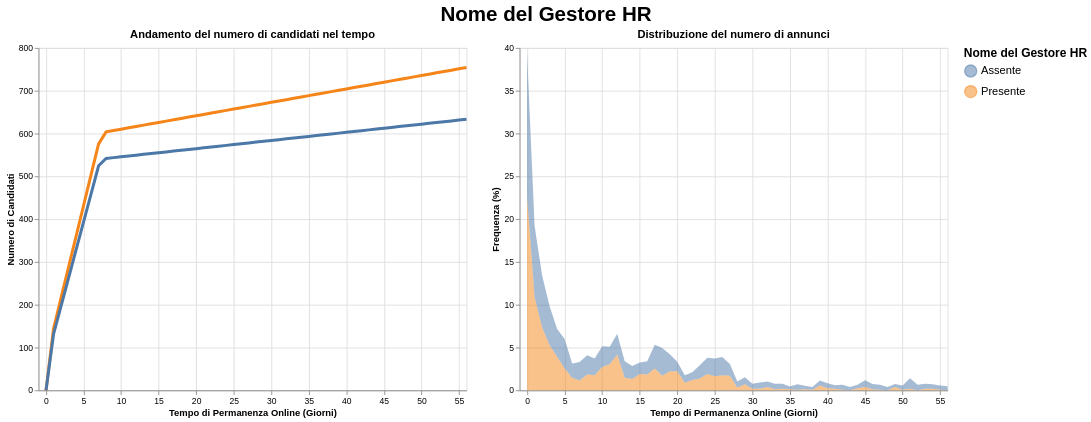

Write a Vega-Lite specification for this figure.
### Vega-Lite specification from a JSON file in a GitHub repository (floating-point values rounded to 4 significant figures)
{"$schema": "https://vega.github.io/schema/vega-lite/v5.17.0.json", "config": {"view": {"continuousHeight": 300, "continuousWidth": 300}}, "datasets": {"data-9159944c3ddd3d6ff04072599051eaaf": [{"Frequenza": 22.59, "Giorni": 0, "Tipo": "Presente"}, {"Frequenza": 10.91, "Giorni": 1, "Tipo": "Presente"}, {"Frequenza": 7.36, "Giorni": 2, "Tipo": "Presente"}, {"Frequenza": 5.266, "Giorni": 3, "Tipo": "Presente"}, {"Frequenza": 3.934, "Giorni": 4, "Tipo": "Presente"}, {"Frequenza": 2.538, "Giorni": 5, "Tipo": "Presente"}, {"Frequenza": 1.459, "Giorni": 6, "Tipo": "Presente"}, {"Frequenza": 1.142, "Giorni": 7, "Tipo": "Presente"}, {"Frequenza": 1.84, "Giorni": 8, "Tipo": "Presente"}, {"Frequenza": 1.777, "Giorni": 9, "Tipo": "Presente"}, {"Frequenza": 2.728, "Giorni": 10, "Tipo": "Presente"}, {"Frequenza": 3.046, "Giorni": 11, "Tipo": "Presente"}, {"Frequenza": 4.188, "Giorni": 12, "Tipo": "Presente"}, {"Frequenza": 1.459, "Giorni": 13, "Tipo": "Presente"}, {"Frequenza": 1.332, "Giorni": 14, "Tipo": "Presente"}, {"Frequenza": 1.904, "Giorni": 15, "Tipo": "Presente"}, {"Frequenza": 1.84, "Giorni": 16, "Tipo": "Presente"}, {"Frequenza": 2.538, "Giorni": 17, "Tipo": "Presente"}, {"Frequenza": 1.713, "Giorni": 18, "Tipo": "Presente"}, {"Frequenza": 2.221, "Giorni": 19, "Tipo": "Presente"}, {"Frequenza": 2.221, "Giorni": 20, "Tipo": "Presente"}, {"Frequenza": 0.8883, "Giorni": 21, "Tipo": "Presente"}, {"Frequenza": 1.206, "Giorni": 22, "Tipo": "Presente"}, {"Frequenza": 1.396, "Giorni": 23, "Tipo": "Presente"}, {"Frequenza": 1.904, "Giorni": 24, "Tipo": "Presente"}, {"Frequenza": 1.65, "Giorni": 25, "Tipo": "Presente"}, {"Frequenza": 1.777, "Giorni": 26, "Tipo": "Presente"}, {"Frequenza": 1.713, "Giorni": 27, "Tipo": "Presente"}, {"Frequenza": 0.3173, "Giorni": 28, "Tipo": "Presente"}, {"Frequenza": 0.698, "Giorni": 29, "Tipo": "Presente"}, {"Frequenza": 0.1904, "Giorni": 30, "Tipo": "Presente"}, {"Frequenza": 0.1904, "Giorni": 31, "Tipo": "Presente"}, {"Frequenza": 0.3807, "Giorni": 32, "Tipo": "Presente"}, {"Frequenza": 0.1269, "Giorni": 33, "Tipo": "Presente"}, {"Frequenza": 0.1904, "Giorni": 34, "Tipo": "Presente"}, {"Frequenza": 0.1269, "Giorni": 35, "Tipo": "Presente"}, {"Frequenza": 0.06345, "Giorni": 36, "Tipo": "Presente"}, {"Frequenza": 0.1269, "Giorni": 37, "Tipo": "Presente"}, {"Frequenza": 0.06345, "Giorni": 38, "Tipo": "Presente"}, {"Frequenza": 0.5711, "Giorni": 39, "Tipo": "Presente"}, {"Frequenza": 0.2538, "Giorni": 40, "Tipo": "Presente"}, {"Frequenza": 0.1904, "Giorni": 41, "Tipo": "Presente"}, {"Frequenza": 0.06345, "Giorni": 42, "Tipo": "Presente"}, {"Frequenza": 0.0, "Giorni": 43, "Tipo": "Presente"}, {"Frequenza": 0.2538, "Giorni": 44, "Tipo": "Presente"}, {"Frequenza": 0.3807, "Giorni": 45, "Tipo": "Presente"}, {"Frequenza": 0.1269, "Giorni": 46, "Tipo": "Presente"}, {"Frequenza": 0.06345, "Giorni": 47, "Tipo": "Presente"}, {"Frequenza": 0.0, "Giorni": 48, "Tipo": "Presente"}, {"Frequenza": 0.3807, "Giorni": 49, "Tipo": "Presente"}, {"Frequenza": 0.06345, "Giorni": 50, "Tipo": "Presente"}, {"Frequenza": 0.1904, "Giorni": 51, "Tipo": "Presente"}, {"Frequenza": 0.0, "Giorni": 52, "Tipo": "Presente"}, {"Frequenza": 0.1904, "Giorni": 53, "Tipo": "Presente"}, {"Frequenza": 0.1904, "Giorni": 54, "Tipo": "Presente"}, {"Frequenza": 0.06345, "Giorni": 55, "Tipo": "Presente"}, {"Frequenza": 0.0, "Giorni": 56, "Tipo": "Presente"}, {"Frequenza": 16.69, "Giorni": 0, "Tipo": "Assente"}, {"Frequenza": 8.288, "Giorni": 1, "Tipo": "Assente"}, {"Frequenza": 6.046, "Giorni": 2, "Tipo": "Assente"}, {"Frequenza": 4.57, "Giorni": 3, "Tipo": "Assente"}, {"Frequenza": 3.236, "Giorni": 4, "Tipo": "Assente"}, {"Frequenza": 3.463, "Giorni": 5, "Tipo": "Assente"}, {"Frequenza": 1.675, "Giorni": 6, "Tipo": "Assente"}, {"Frequenza": 2.157, "Giorni": 7, "Tipo": "Assente"}, {"Frequenza": 2.271, "Giorni": 8, "Tipo": "Assente"}, {"Frequenza": 1.93, "Giorni": 9, "Tipo": "Assente"}, {"Frequenza": 2.413, "Giorni": 10, "Tipo": "Assente"}, {"Frequenza": 2.044, "Giorni": 11, "Tipo": "Assente"}, {"Frequenza": 2.413, "Giorni": 12, "Tipo": "Assente"}, {"Frequenza": 1.93, "Giorni": 13, "Tipo": "Assente"}, {"Frequenza": 1.504, "Giorni": 14, "Tipo": "Assente"}, {"Frequenza": 1.334, "Giorni": 15, "Tipo": "Assente"}, {"Frequenza": 1.561, "Giorni": 16, "Tipo": "Assente"}, {"Frequenza": 2.782, "Giorni": 17, "Tipo": "Assente"}, {"Frequenza": 3.236, "Giorni": 18, "Tipo": "Assente"}, {"Frequenza": 1.987, "Giorni": 19, "Tipo": "Assente"}, {"Frequenza": 1.107, "Giorni": 20, "Tipo": "Assente"}, {"Frequenza": 0.8799, "Giorni": 21, "Tipo": "Assente"}, {"Frequenza": 0.9083, "Giorni": 22, "Tipo": "Assente"}, {"Frequenza": 1.533, "Giorni": 23, "Tipo": "Assente"}, {"Frequenza": 1.902, "Giorni": 24, "Tipo": "Assente"}, {"Frequenza": 2.072, "Giorni": 25, "Tipo": "Assente"}, {"Frequenza": 2.129, "Giorni": 26, "Tipo": "Assente"}, {"Frequenza": 1.362, "Giorni": 27, "Tipo": "Assente"}, {"Frequenza": 0.7096, "Giorni": 28, "Tipo": "Assente"}, {"Frequenza": 0.8232, "Giorni": 29, "Tipo": "Assente"}, {"Frequenza": 0.5677, "Giorni": 30, "Tipo": "Assente"}, {"Frequenza": 0.738, "Giorni": 31, "Tipo": "Assente"}, {"Frequenza": 0.6529, "Giorni": 32, "Tipo": "Assente"}, {"Frequenza": 0.6529, "Giorni": 33, "Tipo": "Assente"}, {"Frequenza": 0.5677, "Giorni": 34, "Tipo": "Assente"}, {"Frequenza": 0.3122, "Giorni": 35, "Tipo": "Assente"}, {"Frequenza": 0.6529, "Giorni": 36, "Tipo": "Assente"}, {"Frequenza": 0.3974, "Giorni": 37, "Tipo": "Assente"}, {"Frequenza": 0.3406, "Giorni": 38, "Tipo": "Assente"}, {"Frequenza": 0.5677, "Giorni": 39, "Tipo": "Assente"}, {"Frequenza": 0.5677, "Giorni": 40, "Tipo": "Assente"}, {"Frequenza": 0.3974, "Giorni": 41, "Tipo": "Assente"}, {"Frequenza": 0.5961, "Giorni": 42, "Tipo": "Assente"}, {"Frequenza": 0.3974, "Giorni": 43, "Tipo": "Assente"}, {"Frequenza": 0.3974, "Giorni": 44, "Tipo": "Assente"}, {"Frequenza": 0.7948, "Giorni": 45, "Tipo": "Assente"}, {"Frequenza": 0.6245, "Giorni": 46, "Tipo": "Assente"}, {"Frequenza": 0.5961, "Giorni": 47, "Tipo": "Assente"}, {"Frequenza": 0.3974, "Giorni": 48, "Tipo": "Assente"}, {"Frequenza": 0.369, "Giorni": 49, "Tipo": "Assente"}, {"Frequenza": 0.5109, "Giorni": 50, "Tipo": "Assente"}, {"Frequenza": 1.221, "Giorni": 51, "Tipo": "Assente"}, {"Frequenza": 0.6529, "Giorni": 52, "Tipo": "Assente"}, {"Frequenza": 0.5677, "Giorni": 53, "Tipo": "Assente"}, {"Frequenza": 0.5109, "Giorni": 54, "Tipo": "Assente"}, {"Frequenza": 0.5109, "Giorni": 55, "Tipo": "Assente"}, {"Frequenza": 0.4825, "Giorni": 56, "Tipo": "Assente"}], "data-ab5d670b305b998ac6b0a51b69252977": [{"Crescita": 0.0, "Giorni": 0, "Tipo": "Presente"}, {"Crescita": 143.9, "Giorni": 1, "Tipo": "Presente"}, {"Crescita": 215.9, "Giorni": 2, "Tipo": "Presente"}, {"Crescita": 287.9, "Giorni": 3, "Tipo": "Presente"}, {"Crescita": 359.9, "Giorni": 4, "Tipo": "Presente"}, {"Crescita": 431.8, "Giorni": 5, "Tipo": "Presente"}, {"Crescita": 503.8, "Giorni": 6, "Tipo": "Presente"}, {"Crescita": 575.8, "Giorni": 7, "Tipo": "Presente"}, {"Crescita": 604.0, "Giorni": 8, "Tipo": "Presente"}, {"Crescita": 607.1, "Giorni": 9, "Tipo": "Presente"}, {"Crescita": 610.2, "Giorni": 10, "Tipo": "Presente"}, {"Crescita": 613.4, "Giorni": 11, "Tipo": "Presente"}, {"Crescita": 616.5, "Giorni": 12, "Tipo": "Presente"}, {"Crescita": 619.6, "Giorni": 13, "Tipo": "Presente"}, {"Crescita": 622.8, "Giorni": 14, "Tipo": "Presente"}, {"Crescita": 625.9, "Giorni": 15, "Tipo": "Presente"}, {"Crescita": 629.0, "Giorni": 16, "Tipo": "Presente"}, {"Crescita": 632.2, "Giorni": 17, "Tipo": "Presente"}, {"Crescita": 635.3, "Giorni": 18, "Tipo": "Presente"}, {"Crescita": 638.4, "Giorni": 19, "Tipo": "Presente"}, {"Crescita": 641.6, "Giorni": 20, "Tipo": "Presente"}, {"Crescita": 644.7, "Giorni": 21, "Tipo": "Presente"}, {"Crescita": 647.8, "Giorni": 22, "Tipo": "Presente"}, {"Crescita": 651.0, "Giorni": 23, "Tipo": "Presente"}, {"Crescita": 654.1, "Giorni": 24, "Tipo": "Presente"}, {"Crescita": 657.2, "Giorni": 25, "Tipo": "Presente"}, {"Crescita": 660.4, "Giorni": 26, "Tipo": "Presente"}, {"Crescita": 663.5, "Giorni": 27, "Tipo": "Presente"}, {"Crescita": 666.6, "Giorni": 28, "Tipo": "Presente"}, {"Crescita": 669.8, "Giorni": 29, "Tipo": "Presente"}, {"Crescita": 672.9, "Giorni": 30, "Tipo": "Presente"}, {"Crescita": 676.0, "Giorni": 31, "Tipo": "Presente"}, {"Crescita": 679.2, "Giorni": 32, "Tipo": "Presente"}, {"Crescita": 682.3, "Giorni": 33, "Tipo": "Presente"}, {"Crescita": 685.4, "Giorni": 34, "Tipo": "Presente"}, {"Crescita": 688.6, "Giorni": 35, "Tipo": "Presente"}, {"Crescita": 691.7, "Giorni": 36, "Tipo": "Presente"}, {"Crescita": 694.8, "Giorni": 37, "Tipo": "Presente"}, {"Crescita": 697.9, "Giorni": 38, "Tipo": "Presente"}, {"Crescita": 701.1, "Giorni": 39, "Tipo": "Presente"}, {"Crescita": 704.2, "Giorni": 40, "Tipo": "Presente"}, {"Crescita": 707.3, "Giorni": 41, "Tipo": "Presente"}, {"Crescita": 710.5, "Giorni": 42, "Tipo": "Presente"}, {"Crescita": 713.6, "Giorni": 43, "Tipo": "Presente"}, {"Crescita": 716.7, "Giorni": 44, "Tipo": "Presente"}, {"Crescita": 719.9, "Giorni": 45, "Tipo": "Presente"}, {"Crescita": 723.0, "Giorni": 46, "Tipo": "Presente"}, {"Crescita": 726.1, "Giorni": 47, "Tipo": "Presente"}, {"Crescita": 729.3, "Giorni": 48, "Tipo": "Presente"}, {"Crescita": 732.4, "Giorni": 49, "Tipo": "Presente"}, {"Crescita": 735.5, "Giorni": 50, "Tipo": "Presente"}, {"Crescita": 738.7, "Giorni": 51, "Tipo": "Presente"}, {"Crescita": 741.8, "Giorni": 52, "Tipo": "Presente"}, {"Crescita": 744.9, "Giorni": 53, "Tipo": "Presente"}, {"Crescita": 748.1, "Giorni": 54, "Tipo": "Presente"}, {"Crescita": 751.2, "Giorni": 55, "Tipo": "Presente"}, {"Crescita": 754.3, "Giorni": 56, "Tipo": "Presente"}, {"Crescita": 0.0, "Giorni": 0, "Tipo": "Assente"}, {"Crescita": 131.2, "Giorni": 1, "Tipo": "Assente"}, {"Crescita": 196.8, "Giorni": 2, "Tipo": "Assente"}, {"Crescita": 262.3, "Giorni": 3, "Tipo": "Assente"}, {"Crescita": 327.9, "Giorni": 4, "Tipo": "Assente"}, {"Crescita": 393.5, "Giorni": 5, "Tipo": "Assente"}, {"Crescita": 459.1, "Giorni": 6, "Tipo": "Assente"}, {"Crescita": 524.7, "Giorni": 7, "Tipo": "Assente"}, {"Crescita": 541.8, "Giorni": 8, "Tipo": "Assente"}, {"Crescita": 543.7, "Giorni": 9, "Tipo": "Assente"}, {"Crescita": 545.6, "Giorni": 10, "Tipo": "Assente"}, {"Crescita": 547.6, "Giorni": 11, "Tipo": "Assente"}, {"Crescita": 549.5, "Giorni": 12, "Tipo": "Assente"}, {"Crescita": 551.4, "Giorni": 13, "Tipo": "Assente"}, {"Crescita": 553.3, "Giorni": 14, "Tipo": "Assente"}, {"Crescita": 555.2, "Giorni": 15, "Tipo": "Assente"}, {"Crescita": 557.1, "Giorni": 16, "Tipo": "Assente"}, {"Crescita": 559.0, "Giorni": 17, "Tipo": "Assente"}, {"Crescita": 560.9, "Giorni": 18, "Tipo": "Assente"}, {"Crescita": 562.8, "Giorni": 19, "Tipo": "Assente"}, {"Crescita": 564.7, "Giorni": 20, "Tipo": "Assente"}, {"Crescita": 566.6, "Giorni": 21, "Tipo": "Assente"}, {"Crescita": 568.5, "Giorni": 22, "Tipo": "Assente"}, {"Crescita": 570.4, "Giorni": 23, "Tipo": "Assente"}, {"Crescita": 572.3, "Giorni": 24, "Tipo": "Assente"}, {"Crescita": 574.2, "Giorni": 25, "Tipo": "Assente"}, {"Crescita": 576.2, "Giorni": 26, "Tipo": "Assente"}, {"Crescita": 578.1, "Giorni": 27, "Tipo": "Assente"}, {"Crescita": 580.0, "Giorni": 28, "Tipo": "Assente"}, {"Crescita": 581.9, "Giorni": 29, "Tipo": "Assente"}, {"Crescita": 583.8, "Giorni": 30, "Tipo": "Assente"}, {"Crescita": 585.7, "Giorni": 31, "Tipo": "Assente"}, {"Crescita": 587.6, "Giorni": 32, "Tipo": "Assente"}, {"Crescita": 589.5, "Giorni": 33, "Tipo": "Assente"}, {"Crescita": 591.4, "Giorni": 34, "Tipo": "Assente"}, {"Crescita": 593.3, "Giorni": 35, "Tipo": "Assente"}, {"Crescita": 595.2, "Giorni": 36, "Tipo": "Assente"}, {"Crescita": 597.1, "Giorni": 37, "Tipo": "Assente"}, {"Crescita": 599.0, "Giorni": 38, "Tipo": "Assente"}, {"Crescita": 600.9, "Giorni": 39, "Tipo": "Assente"}, {"Crescita": 602.8, "Giorni": 40, "Tipo": "Assente"}, {"Crescita": 604.8, "Giorni": 41, "Tipo": "Assente"}, {"Crescita": 606.7, "Giorni": 42, "Tipo": "Assente"}, {"Crescita": 608.6, "Giorni": 43, "Tipo": "Assente"}, {"Crescita": 610.5, "Giorni": 44, "Tipo": "Assente"}, {"Crescita": 612.4, "Giorni": 45, "Tipo": "Assente"}, {"Crescita": 614.3, "Giorni": 46, "Tipo": "Assente"}, {"Crescita": 616.2, "Giorni": 47, "Tipo": "Assente"}, {"Crescita": 618.1, "Giorni": 48, "Tipo": "Assente"}, {"Crescita": 620.0, "Giorni": 49, "Tipo": "Assente"}, {"Crescita": 621.9, "Giorni": 50, "Tipo": "Assente"}, {"Crescita": 623.8, "Giorni": 51, "Tipo": "Assente"}, {"Crescita": 625.7, "Giorni": 52, "Tipo": "Assente"}, {"Crescita": 627.6, "Giorni": 53, "Tipo": "Assente"}, {"Crescita": 629.5, "Giorni": 54, "Tipo": "Assente"}, {"Crescita": 631.4, "Giorni": 55, "Tipo": "Assente"}, {"Crescita": 633.4, "Giorni": 56, "Tipo": "Assente"}]}, "hconcat": [{"data": {"name": "data-ab5d670b305b998ac6b0a51b69252977"}, "encoding": {"color": {"field": "Tipo", "legend": {"labelFontSize": 13, "symbolSize": 200, "title": "Nome del Gestore HR", "titleFontSize": 14}, "type": "nominal"}, "x": {"axis": {"title": "Tempo di Permanenza Online (Giorni)"}, "field": "Giorni", "scale": {"domain": [-1, 56]}, "type": "quantitative"}, "y": {"axis": {"title": "Numero di Candidati"}, "field": "Crescita", "type": "quantitative"}}, "height": 400, "mark": {"size": 3.5, "type": "line"}, "title": "Andamento del numero di candidati nel tempo", "transform": [{"filter": {"param": "param_6"}}], "width": 500}, {"data": {"name": "data-9159944c3ddd3d6ff04072599051eaaf"}, "encoding": {"color": {"field": "Tipo", "type": "nominal"}, "x": {"axis": {"title": "Tempo di Permanenza Online (Giorni)"}, "field": "Giorni", "scale": {"domain": [-1, 56]}, "type": "quantitative"}, "y": {"axis": {"title": "Frequenza (%)"}, "field": "Frequenza", "type": "quantitative"}}, "height": 400, "mark": {"opacity": 0.5, "type": "area"}, "name": "view_6", "title": "Distribuzione del numero di annunci", "width": 500}], "params": [{"name": "param_6", "select": {"encodings": ["x"], "type": "interval"}, "views": ["view_6"]}], "resolve": {"scale": {"y": "independent"}}, "title": {"anchor": "middle", "fontSize": 24, "text": "Nome del Gestore HR"}}
